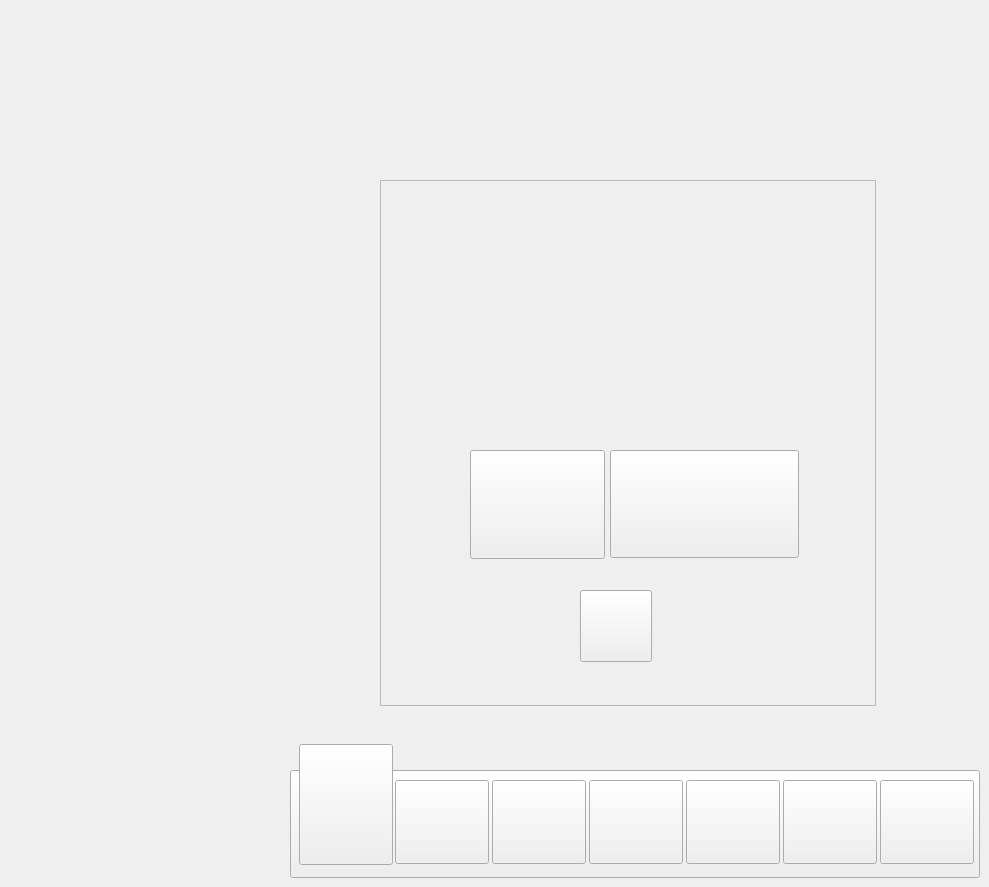
     <widget class="QWidget" name="OpticSetting04">
      <property name="styleSheet">
       <string notr="true">#OpticSetting04{

        border-image: url(:/PNG/New BG 2.jpg);
}</string>
      </property>
      <widget class="QPushButton" name="SS_OS03_2">
       <property name="geometry">
        <rect>
         <x>880</x>
         <y>780</y>
         <width>94</width>
         <height>84</height>
        </rect>
       </property>
       <property name="styleSheet">
        <string notr="true">border-image: url(:/PNG/Asset 13.png);</string>
       </property>
       <property name="text">
        <string/>
       </property>
      </widget>
      <widget class="QPushButton" name="RS_OS03_2">
       <property name="geometry">
        <rect>
         <x>492</x>
         <y>780</y>
         <width>94</width>
         <height>84</height>
        </rect>
       </property>
       <property name="styleSheet">
        <string notr="true">border-image: url(:/PNG/Asset 9.png);</string>
       </property>
       <property name="text">
        <string/>
       </property>
      </widget>
      <widget class="QPushButton" name="M_OS03_2">
       <property name="geometry">
        <rect>
         <x>589</x>
         <y>780</y>
         <width>94</width>
         <height>84</height>
        </rect>
       </property>
       <property name="styleSheet">
        <string notr="true">border-image: url(:/PNG/Asset 10.png);</string>
       </property>
       <property name="text">
        <string/>
       </property>
      </widget>
      <widget class="QPushButton" name="ES_OS03_2">
       <property name="geometry">
        <rect>
         <x>783</x>
         <y>780</y>
         <width>94</width>
         <height>84</height>
        </rect>
       </property>
       <property name="styleSheet">
        <string notr="true">border-image: url(:/PNG/Asset 12.png);</string>
       </property>
       <property name="text">
        <string/>
       </property>
      </widget>
      <widget class="QPushButton" name="OS_OS03_2">
       <property name="geometry">
        <rect>
         <x>299</x>
         <y>744</y>
         <width>94</width>
         <height>121</height>
        </rect>
       </property>
       <property name="styleSheet">
        <string notr="true">border-image: url(:/PNG/Asset 15.png);</string>
       </property>
       <property name="text">
        <string/>
       </property>
      </widget>
      <widget class="QPushButton" name="NS_OS03_2">
       <property name="geometry">
        <rect>
         <x>686</x>
         <y>780</y>
         <width>94</width>
         <height>84</height>
        </rect>
       </property>
       <property name="styleSheet">
        <string notr="true">border-image: url(:/PNG/Asset 11.png);</string>
       </property>
       <property name="text">
        <string/>
       </property>
      </widget>
      <widget class="QPushButton" name="SolidBG_18">
       <property name="geometry">
        <rect>
         <x>290</x>
         <y>770</y>
         <width>690</width>
         <height>108</height>
        </rect>
       </property>
       <property name="styleSheet">
        <string notr="true">border-image: url(:/PNG/Asset 2.png);</string>
       </property>
       <property name="text">
        <string/>
       </property>
      </widget>
      <widget class="QPushButton" name="DS_OS03_2">
       <property name="geometry">
        <rect>
         <x>395</x>
         <y>780</y>
         <width>94</width>
         <height>84</height>
        </rect>
       </property>
       <property name="styleSheet">
        <string notr="true">border-image: url(:/PNG/Asset 8.png);</string>
       </property>
       <property name="text">
        <string/>
       </property>
      </widget>
      <widget class="QFrame" name="frame_85">
       <property name="geometry">
        <rect>
         <x>380</x>
         <y>180</y>
         <width>496</width>
         <height>526</height>
        </rect>
       </property>
       <property name="styleSheet">
        <string notr="true">#frame_85{
border-image: url(:/PNG/Asset 23.png);
}</string>
       </property>
       <property name="frameShape">
        <enum>QFrame::Shape::StyledPanel</enum>
       </property>
       <property name="frameShadow">
        <enum>QFrame::Shadow::Raised</enum>
       </property>
       <widget class="QPushButton" name="Stop_Static_2">
        <property name="geometry">
         <rect>
          <x>230</x>
          <y>270</y>
          <width>189</width>
          <height>108</height>
         </rect>
        </property>
        <property name="styleSheet">
         <string notr="true">#Stop_Static_2{
border-image: url(:/PNG/Asset 25.png);
}</string>
        </property>
        <property name="text">
         <string/>
        </property>
       </widget>
       <widget class="QPushButton" name="CL_Static">
        <property name="geometry">
         <rect>
          <x>90</x>
          <y>270</y>
          <width>135</width>
          <height>109</height>
         </rect>
        </property>
        <property name="styleSheet">
         <string notr="true">#CL_Static{

        border-image: url(:/PNG/Asset 22002.png);
}</string>
        </property>
        <property name="text">
         <string/>
        </property>
       </widget>
       <widget class="QPushButton" name="Cancel_OS_CL">
        <property name="geometry">
         <rect>
          <x>200</x>
          <y>410</y>
          <width>72</width>
          <height>72</height>
         </rect>
        </property>
        <property name="styleSheet">
         <string notr="true">#Cancel_OS_CL{
border-image: url(:/PNG/Asset 26.png);
}</string>
        </property>
        <property name="text">
         <string/>
        </property>
       </widget>
      </widget>
      <zorder>SolidBG_18</zorder>
      <zorder>SS_OS03_2</zorder>
      <zorder>RS_OS03_2</zorder>
      <zorder>M_OS03_2</zorder>
      <zorder>ES_OS03_2</zorder>
      <zorder>OS_OS03_2</zorder>
      <zorder>NS_OS03_2</zorder>
      <zorder>DS_OS03_2</zorder>
      <zorder>frame_85</zorder>
     </widget>
